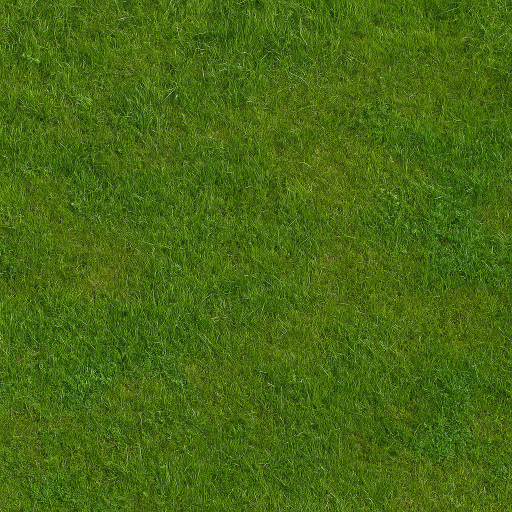
#> input picture army_v2/sources/meadows.png, 1024 x 1024 px (shown at 1/2 size); the run also reads 3 pictures not shown here
$ python tail_army_generator.py
#> lines starting #> are read from the running program, lines starting #| are printed output that depends on the picture; after the words box and inside, x2 and y2 are one past the last pixel; in counts of white or black regions, pixels touching at a corner belong together
#!/usr/bin/env python3
# tail_army_generator.py — V6.7
# Pipeline automatique :
#   Étape 1 : Génération de tuiles hexagonales depuis sources/ vers ground/ (même nom)
#   Étape 2 : Copie de chaque ground seul dans result/
#              puis superposition intelligente (ground + object → result/)
# Usage :
#   python tail_army_generator.py
# (aucun argument requis)

from PIL import Image
import numpy as np
import sys, os, glob, shutil
from pathlib import Path

# ============================================================
# === CONFIGURATION GÉNÉRALE ===
# ============================================================
DATA_DIR = Path("data_army_generator")

TEMPLATE_BORDER = DATA_DIR / "hex_border_overlay.png"
INNER_MASK = DATA_DIR / "hex_inner_mask.png"
OUTER_MASK = DATA_DIR / "hex_outer_mask.png"
MASK_PATH = DATA_DIR / "mask.png"

# Dossiers de travail
SOURCES_DIR = Path("sources")
GROUND_DIR = Path("ground")
OBJECT_DIR = Path("object")
RESULT_DIR = Path("result")

# Paramètres par défaut
DEFAULT_OPACITY = 0.85

# ============================================================
# === ÉTAPE 1 — GÉNÉRATION DES TUILES HEXAGONALES (sources → ground)
# ============================================================
def generate_tiles():
    os.makedirs(GROUND_DIR, exist_ok=True)

    border = Image.open(TEMPLATE_BORDER).convert("RGBA")
    inner_mask = Image.open(INNER_MASK).convert("L")
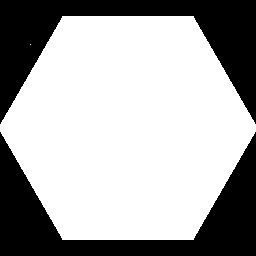
#> inner_mask: PIL image 256x256 L; 66.7% white; 2 black regions, box (x1, y1, x2, y2) and area: (0, 0, 256, 124) 10918, (0, 132, 256, 256) 10918
    outer_mask = Image.open(OUTER_MASK).convert("L")
    W, H = outer_mask.size
#> W = 256; H = 256

    inner_np = np.array(inner_mask)
    ys, xs = np.nonzero(inner_np > 0)
    x0, x1 = xs.min(), xs.max()
#> x0 = 0; x1 = 255
    y0, y1 = ys.min(), ys.max()
#> y0 = 16; y1 = 239
    target_w = x1 - x0 + 1
#> target_w = 256
    target_h = y1 - y0 + 1
#> target_h = 224

    count = 0
    for p in glob.glob(str(SOURCES_DIR / "*")):
        if os.path.isdir(p):
            continue
        try:
            art = Image.open(p).convert("RGBA")
        except Exception as e:
            print("Skip:", p, e)
            continue

        art.info.pop("icc_profile", None)

        EXPAND_X = 16
        EXPAND_Y = 0

        target_w_expanded = target_w + EXPAND_X
#> target_w_expanded = 272
        target_h_expanded = target_h + EXPAND_Y
#> target_h_expanded = 224

        art_aspect = art.width / art.height
#> art_aspect = 1
        target_aspect = target_w_expanded / target_h_expanded
#> target_aspect = 1.21

        if art_aspect > target_aspect:
            new_h = target_h_expanded
            new_w = round(new_h * art_aspect)
        else:
            new_w = target_w_expanded
#> new_w = 272
            new_h = round(new_w / art_aspect)
#> new_h = 272

        art_resized = art.resize((new_w, new_h), resample=Image.LANCZOS)
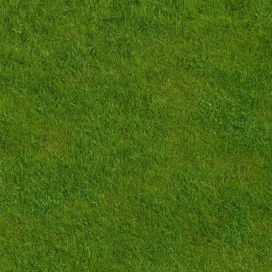
#> art_resized: PIL image 272x272 RGBA; mean R, G, B, A 72.6, 105.1, 19.5, 255

        canvas = Image.new("RGBA", (W, H), (0, 0, 0, 0))
#> canvas: PIL image 256x256 RGBA; every value is 0
        ox = x0 + (target_w - new_w) // 2
#> ox = -8
        oy = y0 + (target_h - new_h) // 2
#> oy = -8
        canvas.alpha_composite(art_resized, (ox, oy))
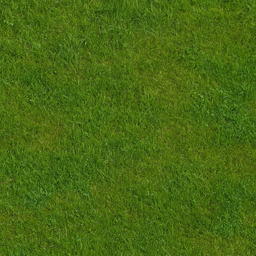
#> canvas: PIL image 256x256 RGBA; mean R, G, B, A 72.6, 105, 19.5, 255

        canvas.putalpha(
            Image.composite(
                Image.new("L", (W, H), 255), Image.new("L", (W, H), 0), inner_mask
            )
        )
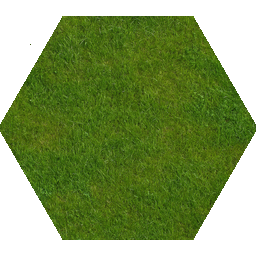
#> canvas: PIL image 256x256 RGBA; mean R, G, B, A 72.6, 105, 19.5, 170; transparent parts drawn white
        content = Image.composite(canvas, Image.new("RGBA", (W, H), (0, 0, 0, 0)), inner_mask)

        final = Image.new("RGBA", (W, H), (0, 0, 0, 0))
        final.alpha_composite(content)
        final.alpha_composite(border)
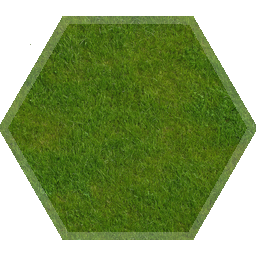
#> final: PIL image 256x256 RGBA; mean R, G, B, A 52.4, 73.1, 17.9, 170; transparent parts drawn white
        final.putalpha(Image.composite(final.getchannel("A"), outer_mask, outer_mask))

        base = os.path.basename(p)
        out_path = GROUND_DIR / base  # ✅ conserve le même nom que la source
        final.save(out_path, optimize=True)
        count += 1
        print("Wrote", out_path)

    print(f"\n✅ Étape 1 terminée : {count} tuiles hexagonales générées dans {GROUND_DIR}\n")

# ============================================================
# === ÉTAPE 2 — SUPERPOSITION GROUND / OBJECT (ground + object → result)
# ============================================================

# [85 lines left out: functions trim_smart, fits_in_mask_pixelperfect, find_best_fit_mask_precise, overlay_image, not called in this run]

# ============================================================
# === MAIN (PIPELINE AUTOMATIQUE) ===
# ============================================================
def main():
    print("\n=== Étape 1 : Génération des tuiles hexagonales ===")
    generate_tiles()

    print("=== Étape 2 : Superposition des calques ===")
    RESULT_DIR.mkdir(parents=True, exist_ok=True)

    if not MASK_PATH.exists():
        sys.exit(f"❌ Erreur : masque introuvable : {MASK_PATH}")

    grounds = sorted([f for f in GROUND_DIR.glob("*.*") if f.suffix.lower() in [".png", ".jpg", ".jpeg", ".webp"]])
    objects = sorted([f for f in OBJECT_DIR.glob("*.*") if f.suffix.lower() in [".png", ".jpg", ".jpeg", ".webp"]])

    if not grounds:
        print(f"⚠️ Aucun fichier trouvé dans {GROUND_DIR}.")
        return
    if not objects:
        print(f"⚠️ Aucun fichier trouvé dans {OBJECT_DIR}.")
        return

    total = 0

    # --- Étape 2A : copier chaque ground seul dans result ---
    print("\n--- Copie des grounds seuls ---")
    for g in grounds:
        dest = RESULT_DIR / g.name
        shutil.copy2(g, dest)
        print(f"✅ Copié {g.name} → {dest.name}")
        total += 1

    # --- Étape 2B : superpositions ground + object ---
    print("\n--- Superpositions ground + object ---")
    for g in grounds:
        for o in objects:
            out_name = f"{g.stem}_{o.stem}.png"
            out_path = RESULT_DIR / out_name
            overlay_image(g, o, out_path)
            total += 1

    print(f"\n✅ Étape 2 terminée : {total} images générées dans {RESULT_DIR.resolve()}")

if __name__ == "__main__":
    main()
